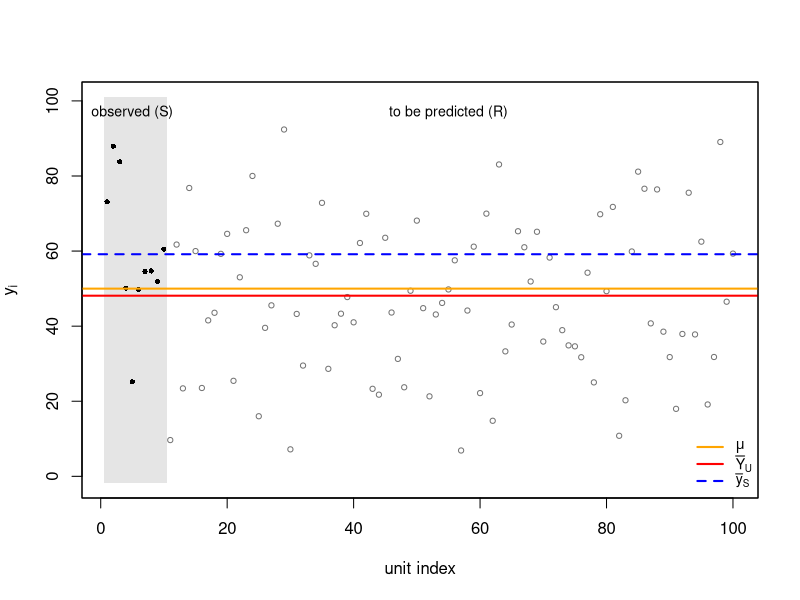

This chart was generated by the following R code:
## ---- chunk 1
#| echo: false
#| label: fig-pred-index
#| fig-cap: "One realized population under the model. The sample occupies the shaded region on the left; the remaining units are to be predicted. Horizontal lines: the model mean $\\mu$ (orange), the estimand $\\bar Y_U$ (red), and the predictor $\\bar y_S$ (blue, dashed)."
#| fig-width: 7.5
#| fig-height: 4.2

set.seed(20000)
N <- 100; n <- 10; mu <- 50; sigma <- 20

y <- rnorm(N, mean = mu, sd = sigma)   # one realization of Y_1, ..., Y_N
S <- 1:n                               # sample, placed on the left
R <- (n + 1):N                         # non-sampled units

ybar_S <- mean(y[S])                   # predictor of mu
ybar_U <- mean(y)                      # the estimand

ylim <- range(y) + c(-1, 1) * 0.10 * diff(range(y))
plot(seq_len(N), y, type = "n", ylim = ylim,
     xlab = "unit index", ylab = expression(y[i]))
rect(0.5, ylim[1], n + 0.5, ylim[2], col = "grey90", border = NA)
points(S, y[S], pch = 16, cex = 0.7)
points(R, y[R], pch = 1,  cex = 0.7, col = "grey45")
abline(h = mu,     col = "orange", lwd = 2)
abline(h = ybar_U, col = "red",    lwd = 2)
abline(h = ybar_S, col = "blue",   lwd = 2, lty = 2)
text(n / 2,       ylim[2], "observed (S)",        pos = 1, cex = 0.85)
text((n + N) / 2, ylim[2], "to be predicted (R)", pos = 1, cex = 0.85)
legend("bottomright", bty = "n", cex = 0.85, lwd = 2,
       col = c("orange", "red", "blue"), lty = c(1, 1, 2),
       legend = c(expression(mu), expression(bar(Y)[U]), expression(bar(y)[S])))
box()
## ---- chunk 2
set.seed(1)
N <- 200; n <- 20; B <- 20000
x   <- runif(N, 1, 10)                 # known auxiliary variable
S   <- sample(N, n)                    # one fixed sample
R   <- setdiff(seq_len(N), S)
strat <- rep(1:2, each = N / 2)        # two strata of equal size
sg  <- c(1, 3)                         # stratum sd's
nh  <- table(factor(strat[S], 1:2)); Nh <- table(strat)

sim <- function(gen, est) {
  err <- replicate(B, { y <- gen(); est(y) - sum(y) })
  mean(err^2)
}

## SRS: Y ~ (mu, sigma^2)
sigma <- 2
srs_emp <- sim(function() rnorm(N, 10, sigma), function(y) N * mean(y[S]))
srs_th  <- sigma^2 * N * (N - n) / n

## Stratified: stratum means and sd's differ
str_emp <- sim(function() rnorm(N, c(10, 20)[strat], sg[strat]),
               function(y) sum(Nh * tapply(y[S], factor(strat[S], 1:2), mean)))
str_th  <- sum(sg^2 * Nh * (Nh - nh) / nh)

## Ratio: mean beta * x, variance sigma^2 * x
beta <- 2
rat_emp <- sim(function() rnorm(N, beta * x, sigma * sqrt(x)),
               function(y) sum(x) * sum(y[S]) / sum(x[S]))
rat_th  <- sigma^2 * sum(x) * (sum(x) - sum(x[S])) / sum(x[S])

## Regression: straight line, constant variance
reg_emp <- sim(function() rnorm(N, 3 + beta * x, sigma),
               function(y) { f <- lm(y[S] ~ x[S]); N * (mean(y[S]) + coef(f)[2] * (mean(x) - mean(x[S]))) })
reg_th  <- sigma^2 * (N * (N - n) / n + N^2 * (mean(x) - mean(x[S]))^2 / sum((x[S] - mean(x[S]))^2))

round(rbind(SRS = c(simulated = srs_emp, formula = srs_th),
            Stratified = c(str_emp, str_th),
            Ratio = c(rat_emp, rat_th),
            Regression = c(reg_emp, reg_th)))
